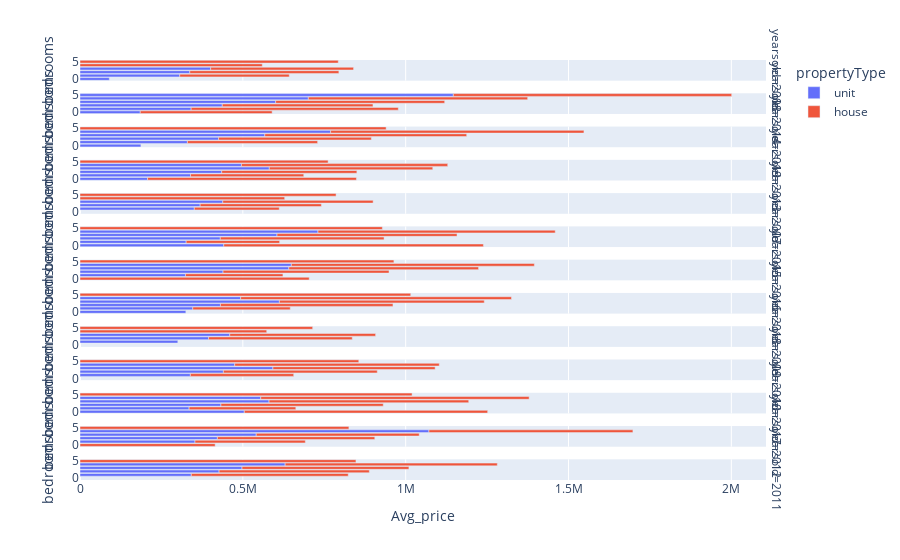

Write notebook code for a chart like this one.
### Code cell
q3=pd.DataFrame(df2.groupby(['bedrooms','propertyType','yearsold'])['price'].mean()).rename(columns={'price':'Avg_price'}).sort_values(by='Avg_price').reset_index()

px.bar(q3,y='bedrooms',x='Avg_price',orientation='h',color='propertyType',facet_row='yearsold',facet_col_wrap=3)

### Figure 1 — Plotly figure (JSON) as saved in the notebook; plotly's stock layout.template omitted (floating-point values rounded to 4 significant figures)
{"data": [{"alignmentgroup": "True", "hovertemplate": "propertyType=unit<br>yearsold=2008<br>Avg_price=%{x}<br>bedrooms=%{y}<extra></extra>", "legendgroup": "unit", "marker": {"color": "#636efa", "pattern": {"shape": ""}}, "name": "unit", "offsetgroup": "unit", "orientation": "h", "showlegend": true, "textposition": "auto", "type": "bar", "x": [90000, 306300.0, 337200.0, 401250], "xaxis": "x13", "y": ["0", "1", "2", "3"], "yaxis": "y13"}, {"alignmentgroup": "True", "hovertemplate": "propertyType=unit<br>yearsold=2014<br>Avg_price=%{x}<br>bedrooms=%{y}<extra></extra>", "legendgroup": "unit", "marker": {"color": "#636efa", "pattern": {"shape": ""}}, "name": "unit", "offsetgroup": "unit", "orientation": "h", "showlegend": false, "textposition": "auto", "type": "bar", "x": [185000, 341300.0, 436900.0, 600800.0, 701100, 1146000.0], "xaxis": "x12", "y": ["0", "1", "2", "3", "4", "5"], "yaxis": "y12"}, {"alignmentgroup": "True", "hovertemplate": "propertyType=unit<br>yearsold=2019<br>Avg_price=%{x}<br>bedrooms=%{y}<extra></extra>", "legendgroup": "unit", "marker": {"color": "#636efa", "pattern": {"shape": ""}}, "name": "unit", "offsetgroup": "unit", "orientation": "h", "showlegend": false, "textposition": "auto", "type": "bar", "x": [187000, 329800.0, 425400.0, 567400.0, 769500], "xaxis": "x11", "y": ["0", "1", "2", "3", "4"], "yaxis": "y11"}, {"alignmentgroup": "True", "hovertemplate": "propertyType=unit<br>yearsold=2013<br>Avg_price=%{x}<br>bedrooms=%{y}<extra></extra>", "legendgroup": "unit", "marker": {"color": "#636efa", "pattern": {"shape": ""}}, "name": "unit", "offsetgroup": "unit", "orientation": "h", "showlegend": false, "textposition": "auto", "type": "bar", "x": [207500, 339500.0, 435100.0, 495750, 581300.0], "xaxis": "x10", "y": ["0", "1", "2", "4", "3"], "yaxis": "y10"}, {"alignmentgroup": "True", "hovertemplate": "propertyType=unit<br>yearsold=2007<br>Avg_price=%{x}<br>bedrooms=%{y}<extra></extra>", "legendgroup": "unit", "marker": {"color": "#636efa", "pattern": {"shape": ""}}, "name": "unit", "offsetgroup": "unit", "orientation": "h", "showlegend": false, "textposition": "auto", "type": "bar", "x": [351000, 369000.0, 438400], "xaxis": "x9", "y": ["1", "2", "3"], "yaxis": "y9"}, {"alignmentgroup": "True", "hovertemplate": "propertyType=unit<br>yearsold=2015<br>Avg_price=%{x}<br>bedrooms=%{y}<extra></extra>", "legendgroup": "unit", "marker": {"color": "#636efa", "pattern": {"shape": ""}}, "name": "unit", "offsetgroup": "unit", "orientation": "h", "showlegend": false, "textposition": "auto", "type": "bar", "x": [326000.0, 430800.0, 441500, 605000.0, 730800.0], "xaxis": "x8", "y": ["1", "2", "0", "3", "4"], "yaxis": "y8"}, {"alignmentgroup": "True", "hovertemplate": "propertyType=unit<br>yearsold=2016<br>Avg_price=%{x}<br>bedrooms=%{y}<extra></extra>", "legendgroup": "unit", "marker": {"color": "#636efa", "pattern": {"shape": ""}}, "name": "unit", "offsetgroup": "unit", "orientation": "h", "showlegend": false, "textposition": "auto", "type": "bar", "x": [323800.0, 439300.0, 641200.0, 649000], "xaxis": "x7", "y": ["1", "2", "3", "4"], "yaxis": "y7"}, {"alignmentgroup": "True", "hovertemplate": "propertyType=unit<br>yearsold=2018<br>Avg_price=%{x}<br>bedrooms=%{y}<extra></extra>", "legendgroup": "unit", "marker": {"color": "#636efa", "pattern": {"shape": ""}}, "name": "unit", "offsetgroup": "unit", "orientation": "h", "showlegend": false, "textposition": "auto", "type": "bar", "x": [325000, 346300.0, 431200.0, 493300.0, 612200.0], "xaxis": "x6", "y": ["0", "1", "2", "4", "3"], "yaxis": "y6"}, {"alignmentgroup": "True", "hovertemplate": "propertyType=unit<br>yearsold=2009<br>Avg_price=%{x}<br>bedrooms=%{y}<extra></extra>", "legendgroup": "unit", "marker": {"color": "#636efa", "pattern": {"shape": ""}}, "name": "unit", "offsetgroup": "unit", "orientation": "h", "showlegend": false, "textposition": "auto", "type": "bar", "x": [300300.0, 394800.0, 459900.0], "xaxis": "x5", "y": ["1", "2", "3"], "yaxis": "y5"}, {"alignmentgroup": "True", "hovertemplate": "propertyType=unit<br>yearsold=2010<br>Avg_price=%{x}<br>bedrooms=%{y}<extra></extra>", "legendgroup": "unit", "marker": {"color": "#636efa", "pattern": {"shape": ""}}, "name": "unit", "offsetgroup": "unit", "orientation": "h", "showlegend": false, "textposition": "auto", "type": "bar", "x": [338900.0, 440300.0, 475000, 592400.0], "xaxis": "x4", "y": ["1", "2", "4", "3"], "yaxis": "y4"}, {"alignmentgroup": "True", "hovertemplate": "propertyType=unit<br>yearsold=2017<br>Avg_price=%{x}<br>bedrooms=%{y}<extra></extra>", "legendgroup": "unit", "marker": {"color": "#636efa", "pattern": {"shape": ""}}, "name": "unit", "offsetgroup": "unit", "orientation": "h", "showlegend": false, "textposition": "auto", "type": "bar", "x": [335000.0, 432800.0, 504500, 555000, 580500.0], "xaxis": "x3", "y": ["1", "2", "0", "4", "3"], "yaxis": "y3"}, {"alignmentgroup": "True", "hovertemplate": "propertyType=unit<br>yearsold=2012<br>Avg_price=%{x}<br>bedrooms=%{y}<extra></extra>", "legendgroup": "unit", "marker": {"color": "#636efa", "pattern": {"shape": ""}}, "name": "unit", "offsetgroup": "unit", "orientation": "h", "showlegend": false, "textposition": "auto", "type": "bar", "x": [353100.0, 421900.0, 541100.0, 1071500], "xaxis": "x2", "y": ["1", "2", "3", "4"], "yaxis": "y2"}, {"alignmentgroup": "True", "hovertemplate": "propertyType=unit<br>yearsold=2011<br>Avg_price=%{x}<br>bedrooms=%{y}<extra></extra>", "legendgroup": "unit", "marker": {"color": "#636efa", "pattern": {"shape": ""}}, "name": "unit", "offsetgroup": "unit", "orientation": "h", "showlegend": false, "textposition": "auto", "type": "bar", "x": [341800.0, 427100.0, 497500.0, 630000], "xaxis": "x", "y": ["1", "2", "3", "4"], "yaxis": "y"}, {"alignmentgroup": "True", "hovertemplate": "propertyType=house<br>yearsold=2008<br>Avg_price=%{x}<br>bedrooms=%{y}<extra></extra>", "legendgroup": "house", "marker": {"color": "#EF553B", "pattern": {"shape": ""}}, "name": "house", "offsetgroup": "house", "orientation": "h", "showlegend": true, "textposition": "auto", "type": "bar", "x": [336250, 438800.0, 457700.0, 559700.0, 792990], "xaxis": "x13", "y": ["1", "3", "2", "4", "5"], "yaxis": "y13"}, {"alignmentgroup": "True", "hovertemplate": "propertyType=house<br>yearsold=2014<br>Avg_price=%{x}<br>bedrooms=%{y}<extra></extra>", "legendgroup": "house", "marker": {"color": "#EF553B", "pattern": {"shape": ""}}, "name": "house", "offsetgroup": "house", "orientation": "h", "showlegend": false, "textposition": "auto", "type": "bar", "x": [405000, 462700.0, 519000.0, 636100.0, 673500.0, 854800.0], "xaxis": "x12", "y": ["0", "2", "3", "1", "4", "5"], "yaxis": "y12"}, {"alignmentgroup": "True", "hovertemplate": "propertyType=house<br>yearsold=2019<br>Avg_price=%{x}<br>bedrooms=%{y}<extra></extra>", "legendgroup": "house", "marker": {"color": "#EF553B", "pattern": {"shape": ""}}, "name": "house", "offsetgroup": "house", "orientation": "h", "showlegend": false, "textposition": "auto", "type": "bar", "x": [399800, 469200.0, 620000.0, 777900.0, 940000.0], "xaxis": "x11", "y": ["1", "2", "3", "4", "5"], "yaxis": "y11"}, {"alignmentgroup": "True", "hovertemplate": "propertyType=house<br>yearsold=2013<br>Avg_price=%{x}<br>bedrooms=%{y}<extra></extra>", "legendgroup": "house", "marker": {"color": "#EF553B", "pattern": {"shape": ""}}, "name": "house", "offsetgroup": "house", "orientation": "h", "showlegend": false, "textposition": "auto", "type": "bar", "x": [347590, 415100.0, 501900.0, 633400.0, 641300.0, 761800.0], "xaxis": "x10", "y": ["1", "2", "3", "4", "0", "5"], "yaxis": "y10"}, {"alignmentgroup": "True", "hovertemplate": "propertyType=house<br>yearsold=2007<br>Avg_price=%{x}<br>bedrooms=%{y}<extra></extra>", "legendgroup": "house", "marker": {"color": "#EF553B", "pattern": {"shape": ""}}, "name": "house", "offsetgroup": "house", "orientation": "h", "showlegend": false, "textposition": "auto", "type": "bar", "x": [260875, 372200, 461700.0, 628500.0, 786300], "xaxis": "x9", "y": ["1", "2", "3", "4", "5"], "yaxis": "y9"}, {"alignmentgroup": "True", "hovertemplate": "propertyType=house<br>yearsold=2015<br>Avg_price=%{x}<br>bedrooms=%{y}<extra></extra>", "legendgroup": "house", "marker": {"color": "#EF553B", "pattern": {"shape": ""}}, "name": "house", "offsetgroup": "house", "orientation": "h", "showlegend": false, "textposition": "auto", "type": "bar", "x": [287000, 502900.0, 552700.0, 728400.0, 797250, 928400.0], "xaxis": "x8", "y": ["1", "2", "3", "4", "0", "5"], "yaxis": "y8"}, {"alignmentgroup": "True", "hovertemplate": "propertyType=house<br>yearsold=2016<br>Avg_price=%{x}<br>bedrooms=%{y}<extra></extra>", "legendgroup": "house", "marker": {"color": "#EF553B", "pattern": {"shape": ""}}, "name": "house", "offsetgroup": "house", "orientation": "h", "showlegend": false, "textposition": "auto", "type": "bar", "x": [299300.0, 509700.0, 582600.0, 703800, 746100.0, 963900.0], "xaxis": "x7", "y": ["1", "2", "3", "0", "4", "5"], "yaxis": "y7"}, {"alignmentgroup": "True", "hovertemplate": "propertyType=house<br>yearsold=2018<br>Avg_price=%{x}<br>bedrooms=%{y}<extra></extra>", "legendgroup": "house", "marker": {"color": "#EF553B", "pattern": {"shape": ""}}, "name": "house", "offsetgroup": "house", "orientation": "h", "showlegend": false, "textposition": "auto", "type": "bar", "x": [299300.0, 529800.0, 629100.0, 831600.0, 1016000.0], "xaxis": "x6", "y": ["1", "2", "3", "4", "5"], "yaxis": "y6"}, {"alignmentgroup": "True", "hovertemplate": "propertyType=house<br>yearsold=2009<br>Avg_price=%{x}<br>bedrooms=%{y}<extra></extra>", "legendgroup": "house", "marker": {"color": "#EF553B", "pattern": {"shape": ""}}, "name": "house", "offsetgroup": "house", "orientation": "h", "showlegend": false, "textposition": "auto", "type": "bar", "x": [441200.0, 447800.0, 573300.0, 714400.0], "xaxis": "x5", "y": ["2", "3", "4", "5"], "yaxis": "y5"}, {"alignmentgroup": "True", "hovertemplate": "propertyType=house<br>yearsold=2010<br>Avg_price=%{x}<br>bedrooms=%{y}<extra></extra>", "legendgroup": "house", "marker": {"color": "#EF553B", "pattern": {"shape": ""}}, "name": "house", "offsetgroup": "house", "orientation": "h", "showlegend": false, "textposition": "auto", "type": "bar", "x": [317300, 472500.0, 498100.0, 628200.0, 856100.0], "xaxis": "x4", "y": ["1", "2", "3", "4", "5"], "yaxis": "y4"}, {"alignmentgroup": "True", "hovertemplate": "propertyType=house<br>yearsold=2017<br>Avg_price=%{x}<br>bedrooms=%{y}<extra></extra>", "legendgroup": "house", "marker": {"color": "#EF553B", "pattern": {"shape": ""}}, "name": "house", "offsetgroup": "house", "orientation": "h", "showlegend": false, "textposition": "auto", "type": "bar", "x": [327600.0, 498400.0, 613100.0, 747250, 824100.0, 1020000.0], "xaxis": "x3", "y": ["1", "2", "3", "0", "4", "5"], "yaxis": "y3"}, {"alignmentgroup": "True", "hovertemplate": "propertyType=house<br>yearsold=2012<br>Avg_price=%{x}<br>bedrooms=%{y}<extra></extra>", "legendgroup": "house", "marker": {"color": "#EF553B", "pattern": {"shape": ""}}, "name": "house", "offsetgroup": "house", "orientation": "h", "showlegend": false, "textposition": "auto", "type": "bar", "x": [338800.0, 415000, 483300.0, 500500.0, 626300.0, 825700.0], "xaxis": "x2", "y": ["1", "0", "2", "3", "4", "5"], "yaxis": "y2"}, {"alignmentgroup": "True", "hovertemplate": "propertyType=house<br>yearsold=2011<br>Avg_price=%{x}<br>bedrooms=%{y}<extra></extra>", "legendgroup": "house", "marker": {"color": "#EF553B", "pattern": {"shape": ""}}, "name": "house", "offsetgroup": "house", "orientation": "h", "showlegend": false, "textposition": "auto", "type": "bar", "x": [461300.0, 481850, 512400.0, 651300.0, 847300.0], "xaxis": "x", "y": ["2", "1", "3", "4", "5"], "yaxis": "y"}], "layout": {"annotations": [{"font": {}, "showarrow": false, "text": "yearsold=2011", "textangle": 90, "x": 0.98, "xanchor": "left", "xref": "paper", "y": 0.02462, "yanchor": "middle", "yref": "paper"}, {"font": {}, "showarrow": false, "text": "yearsold=2012", "textangle": 90, "x": 0.98, "xanchor": "left", "xref": "paper", "y": 0.1038, "yanchor": "middle", "yref": "paper"}, {"font": {}, "showarrow": false, "text": "yearsold=2017", "textangle": 90, "x": 0.98, "xanchor": "left", "xref": "paper", "y": 0.1831, "yanchor": "middle", "yref": "paper"}, {"font": {}, "showarrow": false, "text": "yearsold=2010", "textangle": 90, "x": 0.98, "xanchor": "left", "xref": "paper", "y": 0.2623, "yanchor": "middle", "yref": "paper"}, {"font": {}, "showarrow": false, "text": "yearsold=2009", "textangle": 90, "x": 0.98, "xanchor": "left", "xref": "paper", "y": 0.3415, "yanchor": "middle", "yref": "paper"}, {"font": {}, "showarrow": false, "text": "yearsold=2018", "textangle": 90, "x": 0.98, "xanchor": "left", "xref": "paper", "y": 0.4208, "yanchor": "middle", "yref": "paper"}, {"font": {}, "showarrow": false, "text": "yearsold=2016", "textangle": 90, "x": 0.98, "xanchor": "left", "xref": "paper", "y": 0.5, "yanchor": "middle", "yref": "paper"}, {"font": {}, "showarrow": false, "text": "yearsold=2015", "textangle": 90, "x": 0.98, "xanchor": "left", "xref": "paper", "y": 0.5792, "yanchor": "middle", "yref": "paper"}, {"font": {}, "showarrow": false, "text": "yearsold=2007", "textangle": 90, "x": 0.98, "xanchor": "left", "xref": "paper", "y": 0.6585, "yanchor": "middle", "yref": "paper"}, {"font": {}, "showarrow": false, "text": "yearsold=2013", "textangle": 90, "x": 0.98, "xanchor": "left", "xref": "paper", "y": 0.7377, "yanchor": "middle", "yref": "paper"}, {"font": {}, "showarrow": false, "text": "yearsold=2019", "textangle": 90, "x": 0.98, "xanchor": "left", "xref": "paper", "y": 0.8169, "yanchor": "middle", "yref": "paper"}, {"font": {}, "showarrow": false, "text": "yearsold=2014", "textangle": 90, "x": 0.98, "xanchor": "left", "xref": "paper", "y": 0.8962, "yanchor": "middle", "yref": "paper"}, {"font": {}, "showarrow": false, "text": "yearsold=2008", "textangle": 90, "x": 0.98, "xanchor": "left", "xref": "paper", "y": 0.9754, "yanchor": "middle", "yref": "paper"}], "autosize": true, "barmode": "relative", "legend": {"title": {"text": "propertyType"}, "tracegroupgap": 0}, "margin": {"t": 60}, "xaxis": {"anchor": "y", "autorange": true, "domain": [0, 0.98], "range": [0, 2106000.0], "title": {"text": "Avg_price"}, "type": "linear"}, "xaxis10": {"anchor": "y10", "autorange": true, "domain": [0, 0.98], "matches": "x", "range": [0, 2106000.0], "showticklabels": false, "type": "linear"}, "xaxis11": {"anchor": "y11", "autorange": true, "domain": [0, 0.98], "matches": "x", "range": [0, 2106000.0], "showticklabels": false, "type": "linear"}, "xaxis12": {"anchor": "y12", "autorange": true, "domain": [0, 0.98], "matches": "x", "range": [0, 2106000.0], "showticklabels": false, "type": "linear"}, "xaxis13": {"anchor": "y13", "autorange": true, "domain": [0, 0.98], "matches": "x", "range": [0, 2106000.0], "showticklabels": false, "type": "linear"}, "xaxis2": {"anchor": "y2", "autorange": true, "domain": [0, 0.98], "matches": "x", "range": [0, 2106000.0], "showticklabels": false, "type": "linear"}, "xaxis3": {"anchor": "y3", "autorange": true, "domain": [0, 0.98], "matches": "x", "range": [0, 2106000.0], "showticklabels": false, "type": "linear"}, "xaxis4": {"anchor": "y4", "autorange": true, "domain": [0, 0.98], "matches": "x", "range": [0, 2106000.0], "showticklabels": false, "type": "linear"}, "xaxis5": {"anchor": "y5", "autorange": true, "domain": [0, 0.98], "matches": "x", "range": [0, 2106000.0], "showticklabels": false, "type": "linear"}, "xaxis6": {"anchor": "y6", "autorange": true, "domain": [0, 0.98], "matches": "x", "range": [0, 2106000.0], "showticklabels": false, "type": "linear"}, "xaxis7": {"anchor": "y7", "autorange": true, "domain": [0, 0.98], "matches": "x", "range": [0, 2106000.0], "showticklabels": false, "type": "linear"}, "xaxis8": {"anchor": "y8", "autorange": true, "domain": [0, 0.98], "matches": "x", "range": [0, 2106000.0], "showticklabels": false, "type": "linear"}, "xaxis9": {"anchor": "y9", "autorange": true, "domain": [0, 0.98], "matches": "x", "range": [0, 2106000.0], "showticklabels": false, "type": "linear"}, "yaxis": {"anchor": "x", "autorange": true, "domain": [0, 0.04923], "range": [-0.5, 5.5], "title": {"text": "bedrooms"}, "type": "category"}, "yaxis10": {"anchor": "x10", "autorange": true, "domain": [0.7131, 0.7623], "matches": "y", "range": [-0.5, 5.5], "title": {"text": "bedrooms"}, "type": "category"}, "yaxis11": {"anchor": "x11", "autorange": true, "domain": [0.7923, 0.8415], "matches": "y", "range": [-0.5, 5.5], "title": {"text": "bedrooms"}, "type": "category"}, "yaxis12": {"anchor": "x12", "autorange": true, "domain": [0.8715, 0.9208], "matches": "y", "range": [-0.5, 5.5], "title": {"text": "bedrooms"}, "type": "category"}, "yaxis13": {"anchor": "x13", "autorange": true, "domain": [0.9508, 1], "matches": "y", "range": [-0.5, 5.5], "title": {"text": "bedrooms"}, "type": "category"}, "yaxis2": {"anchor": "x2", "autorange": true, "domain": [0.07923, 0.1285], "matches": "y", "range": [-0.5, 5.5], "title": {"text": "bedrooms"}, "type": "category"}, "yaxis3": {"anchor": "x3", "autorange": true, "domain": [0.1585, 0.2077], "matches": "y", "range": [-0.5, 5.5], "title": {"text": "bedrooms"}, "type": "category"}, "yaxis4": {"anchor": "x4", "autorange": true, "domain": [0.2377, 0.2869], "matches": "y", "range": [-0.5, 5.5], "title": {"text": "bedrooms"}, "type": "category"}, "yaxis5": {"anchor": "x5", "autorange": true, "domain": [0.3169, 0.3662], "matches": "y", "range": [-0.5, 5.5], "title": {"text": "bedrooms"}, "type": "category"}, "yaxis6": {"anchor": "x6", "autorange": true, "domain": [0.3962, 0.4454], "matches": "y", "range": [-0.5, 5.5], "title": {"text": "bedrooms"}, "type": "category"}, "yaxis7": {"anchor": "x7", "autorange": true, "domain": [0.4754, 0.5246], "matches": "y", "range": [-0.5, 5.5], "title": {"text": "bedrooms"}, "type": "category"}, "yaxis8": {"anchor": "x8", "autorange": true, "domain": [0.5546, 0.6038], "matches": "y", "range": [-0.5, 5.5], "title": {"text": "bedrooms"}, "type": "category"}, "yaxis9": {"anchor": "x9", "autorange": true, "domain": [0.6338, 0.6831], "matches": "y", "range": [-0.5, 5.5], "title": {"text": "bedrooms"}, "type": "category"}}}
